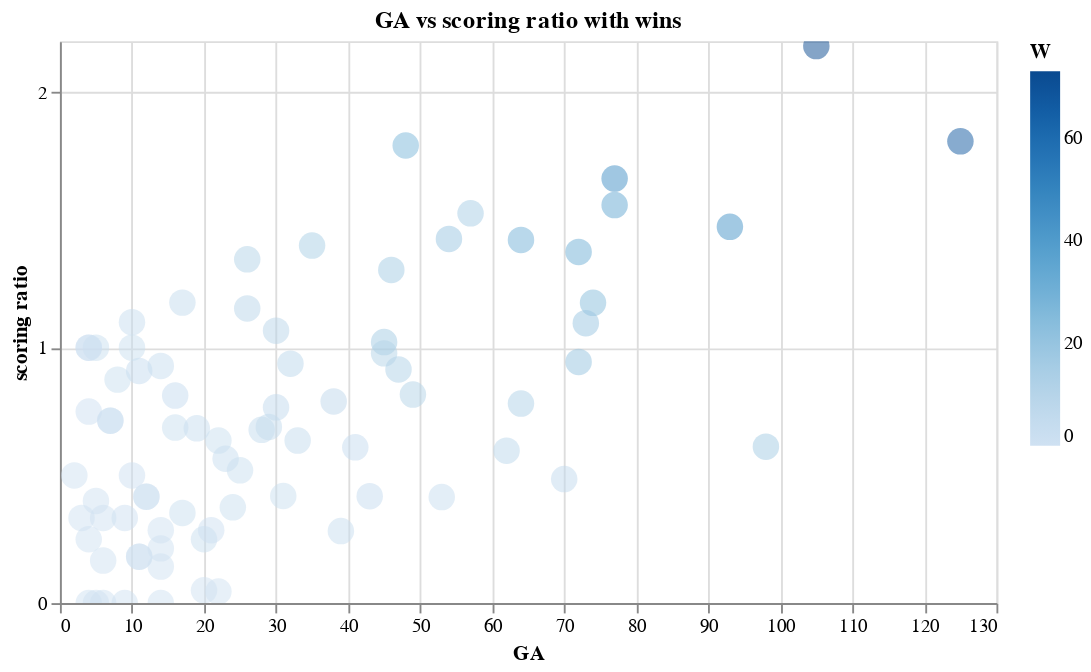

The notebook cell saved with this chart:
### Code cell
((lf_team_recs
    .collect()
    .with_columns(
        (pl.col('GF')/('GA')).alias('scoring ratio')
    )
    .plot.point(
        x="GA",
        y="scoring ratio",
        color = "W",
    )
).properties(width=500, title="GA vs scoring ratio with wins")
    .configure_point(size=200, color='red', filled=True, opacity=0.5)
    .configure_scale(zero=False)
    .configure_axisX(tickMinStep=1)
    .configure_axisY(tickMinStep=1)
)

### Figure 1 — Vega-Lite specification as saved in the notebook (floating-point values rounded to 4 significant figures)
{"config": {"view": {"continuousWidth": 300, "continuousHeight": 300}, "axisX": {"tickMinStep": 1}, "axisY": {"tickMinStep": 1}, "point": {"color": "red", "filled": true, "opacity": 0.5, "size": 200}, "scale": {"zero": false}}, "data": {"name": "data-bc0c4c722c7e7268767d9135071c8e9f"}, "mark": {"type": "point", "tooltip": true}, "encoding": {"color": {"field": "W", "type": "quantitative"}, "x": {"field": "GA", "type": "quantitative"}, "y": {"field": "scoring ratio", "type": "quantitative"}}, "params": [{"name": "param_1", "select": {"type": "interval", "encodings": ["x", "y"]}, "bind": "scales"}], "title": "GA vs scoring ratio with wins", "width": 500, "$schema": "https://vega.github.io/schema/vega-lite/v5.20.1.json", "datasets": {"data-bc0c4c722c7e7268767d9135071c8e9f": [{"Team": "Brazil", "Matches": 109, "GF": 229, "GA": 105, "GD": 124, "W": 73, "L": 18, "D": 18, "GF_avg": 2.0, "GA_avg": 1.1, "GD_avg": 0.9, "win_perc": 66.97, "scoring ratio": 2.181}, {"Team": "Germany", "Matches": 109, "GF": 226, "GA": 125, "GD": 101, "W": 67, "L": 22, "D": 20, "GF_avg": 1.98, "GA_avg": 1.36, "GD_avg": 0.62, "win_perc": 61.47, "scoring ratio": 1.808}, {"Team": "Italy", "Matches": 83, "GF": 128, "GA": 77, "GD": 51, "W": 45, "L": 17, "D": 21, "GF_avg": 1.48, "GA_avg": 1.0, "GD_avg": 0.48, "win_perc": 54.22, "scoring ratio": 1.662}, {"Team": "Argentina", "Matches": 81, "GF": 137, "GA": 93, "GD": 44, "W": 43, "L": 23, "D": 15, "GF_avg": 1.52, "GA_avg": 1.29, "GD_avg": 0.23, "win_perc": 53.09, "scoring ratio": 1.473}, {"Team": "France", "Matches": 66, "GF": 120, "GA": 77, "GD": 43, "W": 34, "L": 19, "D": 13, "GF_avg": 1.78, "GA_avg": 1.18, "GD_avg": 0.6, "win_perc": 51.52, "scoring ratio": 1.558}, {"Team": "Spain", "Matches": 63, "GF": 99, "GA": 72, "GD": 27, "W": 30, "L": 18, "D": 15, "GF_avg": 1.57, "GA_avg": 1.14, "GD_avg": 0.43, "win_perc": 47.62, "scoring ratio": 1.375}, {"Team": "England", "Matches": 69, "GF": 91, "GA": 64, "GD": 27, "W": 29, "L": 19, "D": 21, "GF_avg": 1.31, "GA_avg": 0.94, "GD_avg": 0.36, "win_perc": 42.03, "scoring ratio": 1.422}, {"Team": "Netherlands", "Matches": 50, "GF": 86, "GA": 48, "GD": 38, "W": 27, "L": 11, "D": 12, "GF_avg": 1.72, "GA_avg": 1.0, "GD_avg": 0.72, "win_perc": 54.0, "scoring ratio": 1.792}, {"Team": "Uruguay", "Matches": 56, "GF": 87, "GA": 74, "GD": 13, "W": 24, "L": 20, "D": 12, "GF_avg": 1.49, "GA_avg": 1.36, "GD_avg": 0.13, "win_perc": 42.86, "scoring ratio": 1.176}, {"Team": "Belgium", "Matches": 48, "GF": 68, "GA": 72, "GD": -4, "W": 20, "L": 19, "D": 9, "GF_avg": 1.48, "GA_avg": 1.4, "GD_avg": 0.07, "win_perc": 41.67, "scoring ratio": 0.9444}, {"Team": "Russia", "Matches": 45, "GF": 77, "GA": 54, "GD": 23, "W": 19, "L": 16, "D": 10, "GF_avg": 1.58, "GA_avg": 1.23, "GD_avg": 0.35, "win_perc": 42.22, "scoring ratio": 1.426}, {"Team": "Sweden", "Matches": 51, "GF": 80, "GA": 73, "GD": 7, "W": 19, "L": 19, "D": 13, "GF_avg": 1.5, "GA_avg": 1.54, "GD_avg": -0.04, "win_perc": 37.25, "scoring ratio": 1.096}, {"Team": "Yugoslavia", "Matches": 37, "GF": 60, "GA": 46, "GD": 14, "W": 16, "L": 13, "D": 8, "GF_avg": 1.74, "GA_avg": 1.15, "GD_avg": 0.6, "win_perc": 43.24, "scoring ratio": 1.304}, {"Team": "Poland", "Matches": 34, "GF": 46, "GA": 45, "GD": 1, "W": 16, "L": 13, "D": 5, "GF_avg": 1.36, "GA_avg": 1.33, "GD_avg": 0.03, "win_perc": 47.06, "scoring ratio": 1.022}, {"Team": "Mexico", "Matches": 57, "GF": 60, "GA": 98, "GD": -38, "W": 16, "L": 27, "D": 14, "GF_avg": 1.09, "GA_avg": 1.54, "GD_avg": -0.46, "win_perc": 28.07, "scoring ratio": 0.6122}, {"Team": "Hungary", "Matches": 32, "GF": 87, "GA": 57, "GD": 30, "W": 15, "L": 14, "D": 3, "GF_avg": 2.53, "GA_avg": 1.88, "GD_avg": 0.64, "win_perc": 46.88, "scoring ratio": 1.526}, {"Team": "Portugal", "Matches": 30, "GF": 49, "GA": 35, "GD": 14, "W": 14, "L": 10, "D": 6, "GF_avg": 1.52, "GA_avg": 1.21, "GD_avg": 0.31, "win_perc": 46.67, "scoring ratio": 1.4}, {"Team": "Switzerland", "Matches": 37, "GF": 50, "GA": 64, "GD": -14, "W": 12, "L": 17, "D": 8, "GF_avg": 1.44, "GA_avg": 1.74, "GD_avg": -0.3, "win_perc": 32.43, "scoring ratio": 0.7812}, {"Team": "Austria", "Matches": 29, "GF": 43, "GA": 47, "GD": -4, "W": 12, "L": 13, "D": 4, "GF_avg": 1.56, "GA_avg": 1.53, "GD_avg": 0.03, "win_perc": 41.38, "scoring ratio": 0.9149}, {"Team": "Croatia", "Matches": 23, "GF": 35, "GA": 26, "GD": 9, "W": 11, "L": 8, "D": 4, "GF_avg": 1.46, "GA_avg": 1.2, "GD_avg": 0.26, "win_perc": 47.83, "scoring ratio": 1.346}, {"Team": "Czechoslovakia", "Matches": 30, "GF": 44, "GA": 45, "GD": -1, "W": 11, "L": 14, "D": 5, "GF_avg": 1.78, "GA_avg": 1.33, "GD_avg": 0.45, "win_perc": 36.67, "scoring ratio": 0.9778}, {"Team": "Chile", "Matches": 33, "GF": 40, "GA": 49, "GD": -9, "W": 11, "L": 15, "D": 7, "GF_avg": 1.23, "GA_avg": 1.47, "GD_avg": -0.25, "win_perc": 33.33, "scoring ratio": 0.8163}, {"Team": "Colombia", "Matches": 22, "GF": 32, "GA": 30, "GD": 2, "W": 9, "L": 10, "D": 3, "GF_avg": 1.44, "GA_avg": 1.31, "GD_avg": 0.12, "win_perc": 40.91, "scoring ratio": 1.067}, {"Team": "Denmark", "Matches": 20, "GF": 30, "GA": 26, "GD": 4, "W": 9, "L": 6, "D": 5, "GF_avg": 1.5, "GA_avg": 1.33, "GD_avg": 0.18, "win_perc": 45.0, "scoring ratio": 1.154}, {"Team": "United States", "Matches": 33, "GF": 37, "GA": 62, "GD": -25, "W": 8, "L": 19, "D": 6, "GF_avg": 1.12, "GA_avg": 1.86, "GD_avg": -0.74, "win_perc": 24.24, "scoring ratio": 0.5968}, {"Team": "Romania", "Matches": 21, "GF": 30, "GA": 32, "GD": -2, "W": 8, "L": 8, "D": 5, "GF_avg": 1.46, "GA_avg": 1.51, "GD_avg": -0.06, "win_perc": 38.1, "scoring ratio": 0.9375}, {"Team": "Paraguay", "Matches": 27, "GF": 30, "GA": 38, "GD": -8, "W": 7, "L": 10, "D": 10, "GF_avg": 1.14, "GA_avg": 1.33, "GD_avg": -0.2, "win_perc": 25.93, "scoring ratio": 0.7895}, {"Team": "Nigeria", "Matches": 21, "GF": 23, "GA": 30, "GD": -7, "W": 6, "L": 12, "D": 3, "GF_avg": 1.08, "GA_avg": 1.42, "GD_avg": -0.34, "win_perc": 28.57, "scoring ratio": 0.7667}, {"Team": "South Korea", "Matches": 34, "GF": 34, "GA": 70, "GD": -36, "W": 6, "L": 19, "D": 9, "GF_avg": 0.98, "GA_avg": 2.16, "GD_avg": -1.18, "win_perc": 17.65, "scoring ratio": 0.4857}, {"Team": "Japan", "Matches": 21, "GF": 20, "GA": 29, "GD": -9, "W": 5, "L": 11, "D": 5, "GF_avg": 0.99, "GA_avg": 1.4, "GD_avg": -0.42, "win_perc": 23.81, "scoring ratio": 0.6897}, {"Team": "Costa Rica", "Matches": 18, "GF": 19, "GA": 28, "GD": -9, "W": 5, "L": 8, "D": 5, "GF_avg": 1.02, "GA_avg": 1.54, "GD_avg": -0.51, "win_perc": 27.78, "scoring ratio": 0.6786}, {"Team": "Peru", "Matches": 18, "GF": 21, "GA": 33, "GD": -12, "W": 5, "L": 10, "D": 3, "GF_avg": 1.42, "GA_avg": 1.58, "GD_avg": -0.17, "win_perc": 27.78, "scoring ratio": 0.6364}, {"Team": "Turkey", "Matches": 10, "GF": 20, "GA": 17, "GD": 3, "W": 5, "L": 4, "D": 1, "GF_avg": 3.12, "GA_avg": 1.06, "GD_avg": 2.06, "win_perc": 50.0, "scoring ratio": 1.176}, {"Team": "Scotland", "Matches": 23, "GF": 25, "GA": 41, "GD": -16, "W": 4, "L": 12, "D": 7, "GF_avg": 1.11, "GA_avg": 1.68, "GD_avg": -0.57, "win_perc": 17.39, "scoring ratio": 0.6098}, {"Team": "Ecuador", "Matches": 10, "GF": 10, "GA": 11, "GD": -1, "W": 4, "L": 5, "D": 1, "GF_avg": 1.1, "GA_avg": 0.78, "GD_avg": 0.31, "win_perc": 40.0, "scoring ratio": 0.9091}, {"Team": "Cameroon", "Matches": 23, "GF": 18, "GA": 43, "GD": -25, "W": 4, "L": 12, "D": 7, "GF_avg": 0.81, "GA_avg": 1.88, "GD_avg": -1.06, "win_perc": 17.39, "scoring ratio": 0.4186}, {"Team": "Ghana", "Matches": 12, "GF": 13, "GA": 16, "GD": -3, "W": 4, "L": 5, "D": 3, "GF_avg": 1.06, "GA_avg": 1.32, "GD_avg": -0.25, "win_perc": 33.33, "scoring ratio": 0.8125}, {"Team": "Ivory Coast", "Matches": 9, "GF": 13, "GA": 14, "GD": -1, "W": 3, "L": 5, "D": 1, "GF_avg": 1.5, "GA_avg": 1.42, "GD_avg": 0.09, "win_perc": 33.33, "scoring ratio": 0.9286}, {"Team": "Saudi Arabia", "Matches": 16, "GF": 11, "GA": 39, "GD": -28, "W": 3, "L": 11, "D": 2, "GF_avg": 0.69, "GA_avg": 2.39, "GD_avg": -1.7, "win_perc": 18.75, "scoring ratio": 0.2821}, {"Team": "Senegal", "Matches": 8, "GF": 11, "GA": 10, "GD": 1, "W": 3, "L": 2, "D": 3, "GF_avg": 1.3, "GA_avg": 1.34, "GD_avg": -0.04, "win_perc": 37.5, "scoring ratio": 1.1}, {"Team": "Northern Ireland", "Matches": 13, "GF": 13, "GA": 23, "GD": -10, "W": 3, "L": 5, "D": 5, "GF_avg": 1.0, "GA_avg": 1.69, "GD_avg": -0.7, "win_perc": 23.08, "scoring ratio": 0.5652}, {"Team": "Algeria", "Matches": 13, "GF": 13, "GA": 19, "GD": -6, "W": 3, "L": 7, "D": 3, "GF_avg": 0.98, "GA_avg": 1.48, "GD_avg": -0.48, "win_perc": 23.08, "scoring ratio": 0.6842}, {"Team": "Bulgaria", "Matches": 26, "GF": 22, "GA": 53, "GD": -31, "W": 3, "L": 15, "D": 8, "GF_avg": 1.08, "GA_avg": 1.84, "GD_avg": -0.77, "win_perc": 11.54, "scoring ratio": 0.4151}, {"Team": "Tunisia", "Matches": 15, "GF": 13, "GA": 25, "GD": -12, "W": 2, "L": 9, "D": 4, "GF_avg": 1.15, "GA_avg": 1.62, "GD_avg": -0.46, "win_perc": 13.33, "scoring ratio": 0.52}, {"Team": "Greece", "Matches": 10, "GF": 5, "GA": 20, "GD": -15, "W": 2, "L": 6, "D": 2, "GF_avg": 0.58, "GA_avg": 1.92, "GD_avg": -1.34, "win_perc": 20.0, "scoring ratio": 0.25}, {"Team": "Ukraine", "Matches": 5, "GF": 5, "GA": 7, "GD": -2, "W": 2, "L": 2, "D": 1, "GF_avg": 1.0, "GA_avg": 0.88, "GD_avg": 0.12, "win_perc": 40.0, "scoring ratio": 0.7143}, {"Team": "Republic of Ireland", "Matches": 13, "GF": 10, "GA": 10, "GD": 0, "W": 2, "L": 3, "D": 8, "GF_avg": 0.7, "GA_avg": 0.7, "GD_avg": 0.0, "win_perc": 15.38, "scoring ratio": 1.0}, {"Team": "Australia", "Matches": 16, "GF": 13, "GA": 31, "GD": -18, "W": 2, "L": 10, "D": 4, "GF_avg": 0.88, "GA_avg": 1.88, "GD_avg": -1.0, "win_perc": 12.5, "scoring ratio": 0.4194}, {"Team": "Morocco", "Matches": 16, "GF": 14, "GA": 22, "GD": -8, "W": 2, "L": 9, "D": 5, "GF_avg": 0.8, "GA_avg": 1.32, "GD_avg": -0.52, "win_perc": 12.5, "scoring ratio": 0.6364}, {"Team": "Iran", "Matches": 15, "GF": 9, "GA": 24, "GD": -15, "W": 2, "L": 9, "D": 4, "GF_avg": 0.57, "GA_avg": 1.33, "GD_avg": -0.76, "win_perc": 13.33, "scoring ratio": 0.375}, {"Team": "Serbia", "Matches": 9, "GF": 6, "GA": 17, "GD": -11, "W": 2, "L": 7, "D": 0, "GF_avg": 0.62, "GA_avg": 1.85, "GD_avg": -1.23, "win_perc": 22.22, "scoring ratio": 0.3529}, {"Team": "East Germany", "Matches": 6, "GF": 5, "GA": 5, "GD": 0, "W": 2, "L": 2, "D": 2, "GF_avg": 0.88, "GA_avg": 0.88, "GD_avg": 0.0, "win_perc": 33.33, "scoring ratio": 1.0}, {"Team": "Norway", "Matches": 8, "GF": 7, "GA": 8, "GD": -1, "W": 2, "L": 3, "D": 3, "GF_avg": 0.93, "GA_avg": 0.57, "GD_avg": 0.36, "win_perc": 25.0, "scoring ratio": 0.875}, {"Team": "South Africa", "Matches": 9, "GF": 11, "GA": 16, "GD": -5, "W": 2, "L": 3, "D": 4, "GF_avg": 1.14, "GA_avg": 2.04, "GD_avg": -0.9, "win_perc": 22.22, "scoring ratio": 0.6875}, {"Team": "Slovenia", "Matches": 6, "GF": 5, "GA": 10, "GD": -5, "W": 1, "L": 4, "D": 1, "GF_avg": 0.84, "GA_avg": 1.66, "GD_avg": -0.84, "win_perc": 16.67, "scoring ratio": 0.5}, {"Team": "Czech Republic", "Matches": 3, "GF": 3, "GA": 4, "GD": -1, "W": 1, "L": 2, "D": 0, "GF_avg": 1.5, "GA_avg": 1.0, "GD_avg": 0.5, "win_perc": 33.33, "scoring ratio": 0.75}, {"Team": "Slovakia", "Matches": 4, "GF": 5, "GA": 7, "GD": -2, "W": 1, "L": 2, "D": 1, "GF_avg": 1.25, "GA_avg": 1.75, "GD_avg": -0.5, "win_perc": 25.0, "scoring ratio": 0.7143}, {"Team": "Bosnia and Herzegovina", "Matches": 3, "GF": 4, "GA": 4, "GD": 0, "W": 1, "L": 2, "D": 0, "GF_avg": 1.75, "GA_avg": 1.25, "GD_avg": 0.5, "win_perc": 33.33, "scoring ratio": 1.0}, {"Team": "North Korea", "Matches": 7, "GF": 6, "GA": 21, "GD": -15, "W": 1, "L": 5, "D": 1, "GF_avg": 0.84, "GA_avg": 2.79, "GD_avg": -1.96, "win_perc": 14.29, "scoring ratio": 0.2857}, {"Team": "Jamaica", "Matches": 3, "GF": 3, "GA": 9, "GD": -6, "W": 1, "L": 2, "D": 0, "GF_avg": 1.0, "GA_avg": 3.0, "GD_avg": -2.0, "win_perc": 33.33, "scoring ratio": 0.3333}, {"Team": "Wales", "Matches": 5, "GF": 4, "GA": 4, "GD": 0, "W": 1, "L": 1, "D": 3, "GF_avg": 1.25, "GA_avg": 0.88, "GD_avg": 0.38, "win_perc": 20.0, "scoring ratio": 1.0}, {"Team": "Cuba", "Matches": 3, "GF": 5, "GA": 12, "GD": -7, "W": 1, "L": 1, "D": 1, "GF_avg": 1.25, "GA_avg": 5.0, "GD_avg": -3.75, "win_perc": 33.33, "scoring ratio": 0.4167}, {"Team": "Indonesia", "Matches": 1, "GF": 0, "GA": 6, "GD": -6, "W": 0, "L": 1, "D": 0, "GF_avg": 0.0, "GA_avg": 6.0, "GD_avg": -6.0, "win_perc": 0.0, "scoring ratio": 0.0}, {"Team": "China", "Matches": 3, "GF": 0, "GA": 9, "GD": -9, "W": 0, "L": 3, "D": 0, "GF_avg": 0.0, "GA_avg": 2.75, "GD_avg": -2.75, "win_perc": 0.0, "scoring ratio": 0.0}, {"Team": "Angola", "Matches": 3, "GF": 1, "GA": 2, "GD": -1, "W": 0, "L": 1, "D": 2, "GF_avg": 0.25, "GA_avg": 0.75, "GD_avg": -0.5, "win_perc": 0.0, "scoring ratio": 0.5}, {"Team": "Iceland", "Matches": 3, "GF": 2, "GA": 5, "GD": -3, "W": 0, "L": 2, "D": 1, "GF_avg": 0.75, "GA_avg": 1.75, "GD_avg": -1.0, "win_perc": 0.0, "scoring ratio": 0.4}, {"Team": "United Arab Emirates", "Matches": 3, "GF": 2, "GA": 11, "GD": -9, "W": 0, "L": 3, "D": 0, "GF_avg": 0.5, "GA_avg": 3.25, "GD_avg": -2.75, "win_perc": 0.0, "scoring ratio": 0.1818}, {"Team": "Honduras", "Matches": 9, "GF": 3, "GA": 14, "GD": -11, "W": 0, "L": 6, "D": 3, "GF_avg": 0.32, "GA_avg": 1.55, "GD_avg": -1.23, "win_perc": 0.0, "scoring ratio": 0.2143}, {"Team": "Iraq", "Matches": 3, "GF": 1, "GA": 4, "GD": -3, "W": 0, "L": 3, "D": 0, "GF_avg": 0.5, "GA_avg": 1.5, "GD_avg": -1.0, "win_perc": 0.0, "scoring ratio": 0.25}, {"Team": "Togo", "Matches": 3, "GF": 1, "GA": 6, "GD": -5, "W": 0, "L": 3, "D": 0, "GF_avg": 0.5, "GA_avg": 2.0, "GD_avg": -1.5, "win_perc": 0.0, "scoring ratio": 0.1667}, {"Team": "Egypt", "Matches": 7, "GF": 5, "GA": 12, "GD": -7, "W": 0, "L": 5, "D": 2, "GF_avg": 0.42, "GA_avg": 1.42, "GD_avg": -1.0, "win_perc": 0.0, "scoring ratio": 0.4167}, {"Team": "Canada", "Matches": 3, "GF": 0, "GA": 5, "GD": -5, "W": 0, "L": 3, "D": 0, "GF_avg": 0.0, "GA_avg": 1.5, "GD_avg": -1.5, "win_perc": 0.0, "scoring ratio": 0.0}, {"Team": "DR Congo", "Matches": 3, "GF": 0, "GA": 14, "GD": -14, "W": 0, "L": 3, "D": 0, "GF_avg": 0.0, "GA_avg": 5.75, "GD_avg": -5.75, "win_perc": 0.0, "scoring ratio": 0.0}, {"Team": "Kuwait", "Matches": 3, "GF": 2, "GA": 6, "GD": -4, "W": 0, "L": 2, "D": 1, "GF_avg": 0.67, "GA_avg": 2.0, "GD_avg": -1.33, "win_perc": 0.0, "scoring ratio": 0.3333}, {"Team": "El Salvador", "Matches": 6, "GF": 1, "GA": 22, "GD": -21, "W": 0, "L": 6, "D": 0, "GF_avg": 0.17, "GA_avg": 3.67, "GD_avg": -3.5, "win_perc": 0.0, "scoring ratio": 0.04545}, {"Team": "Israel", "Matches": 3, "GF": 1, "GA": 3, "GD": -2, "W": 0, "L": 1, "D": 2, "GF_avg": 0.33, "GA_avg": 1.0, "GD_avg": -0.67, "win_perc": 0.0, "scoring ratio": 0.3333}, {"Team": "Panama", "Matches": 3, "GF": 2, "GA": 11, "GD": -9, "W": 0, "L": 3, "D": 0, "GF_avg": 0.75, "GA_avg": 3.25, "GD_avg": -2.5, "win_perc": 0.0, "scoring ratio": 0.1818}, {"Team": "Haiti", "Matches": 3, "GF": 2, "GA": 14, "GD": -12, "W": 0, "L": 3, "D": 0, "GF_avg": 0.5, "GA_avg": 5.25, "GD_avg": -4.75, "win_perc": 0.0, "scoring ratio": 0.1429}, {"Team": "Bolivia", "Matches": 6, "GF": 1, "GA": 20, "GD": -19, "W": 0, "L": 5, "D": 1, "GF_avg": 0.5, "GA_avg": 3.2, "GD_avg": -2.7, "win_perc": 0.0, "scoring ratio": 0.05}, {"Team": "New Zealand", "Matches": 6, "GF": 4, "GA": 14, "GD": -10, "W": 0, "L": 3, "D": 3, "GF_avg": 0.8, "GA_avg": 1.8, "GD_avg": -1.0, "win_perc": 0.0, "scoring ratio": 0.2857}, {"Team": "Trinidad and Tobago", "Matches": 3, "GF": 0, "GA": 4, "GD": -4, "W": 0, "L": 2, "D": 1, "GF_avg": 0.0, "GA_avg": 1.0, "GD_avg": -1.0, "win_perc": 0.0, "scoring ratio": 0.0}]}}
